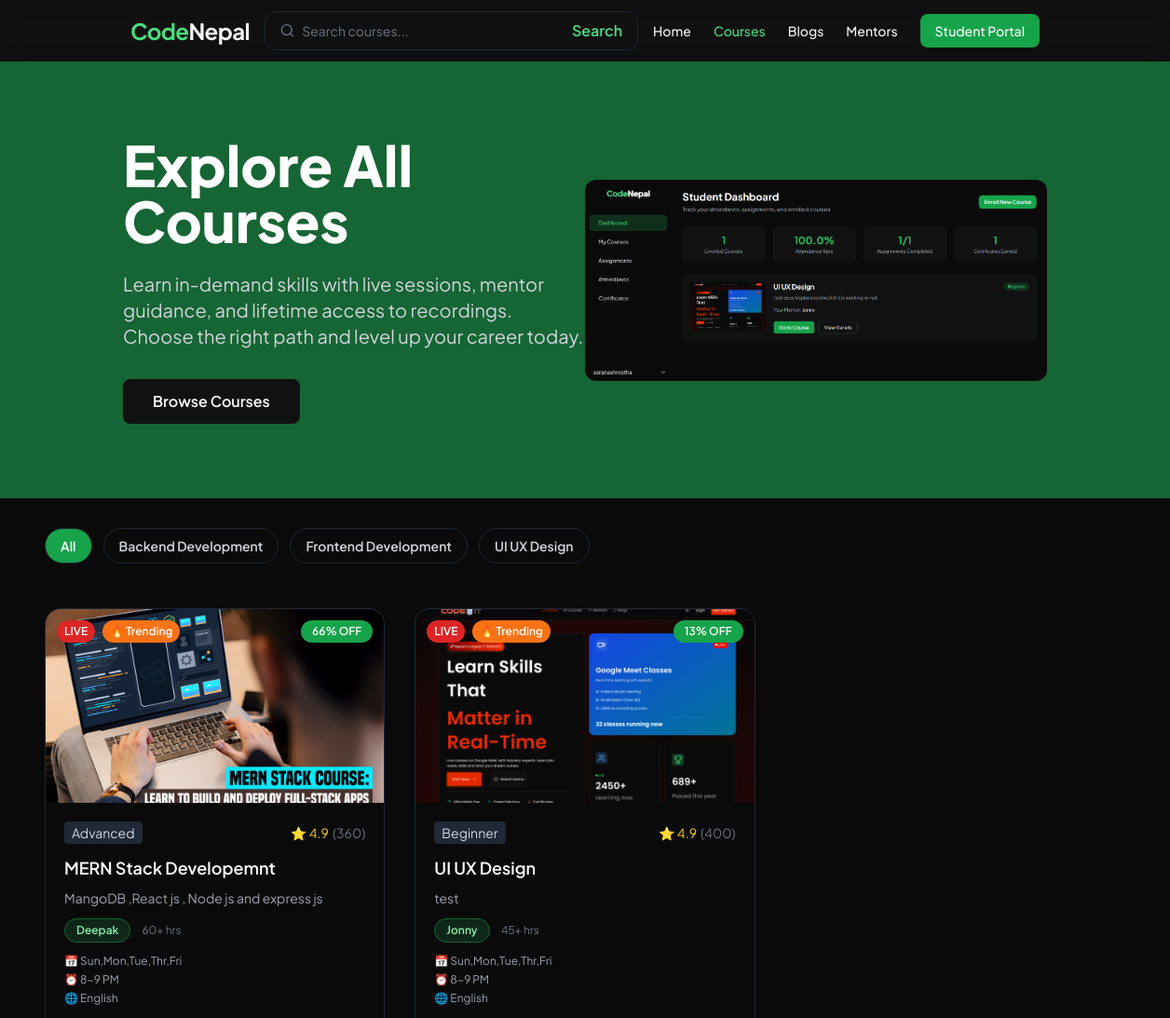
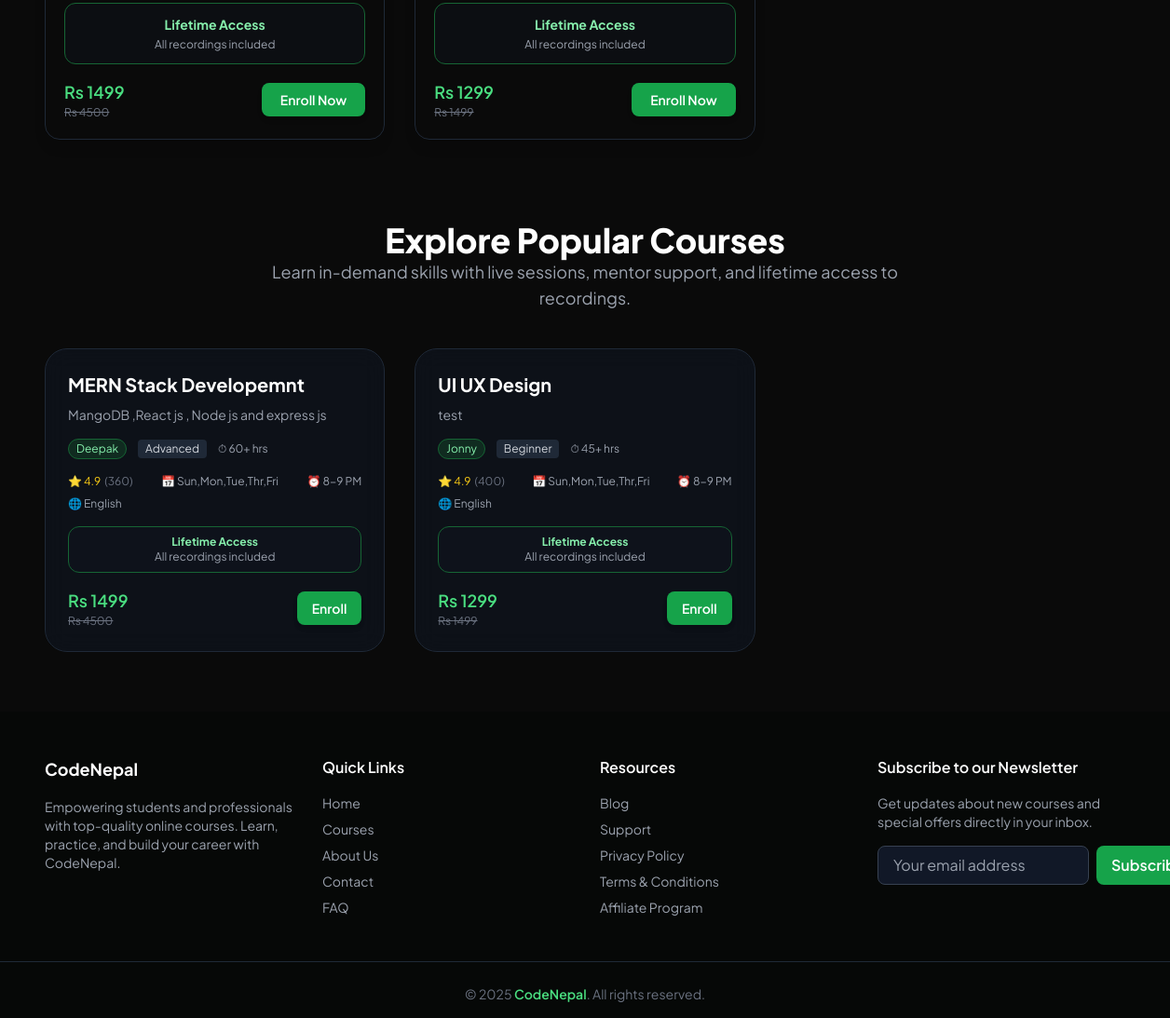
Screenshot of /courses/all-courses/ with the database file from the repository (2 pictures, top to bottom).
### courses/models.py (models this page shows, shortened)
class Category(models.Model):
    name = models.CharField(max_length=100, unique=True)
    slug = models.SlugField(max_length=120, unique=True, blank=True)

class Course(models.Model):
    LEVEL_CHOICES = [
        ('beginner', 'Beginner'),
        ('intermediate', 'Intermediate'),
        ('advanced', 'Advanced'),
    ]
    LANGUAGE_CHOICES = [
        ('en', 'English'),
        ('np', 'Nepali'),
        ('en_np', 'English & Nepali'),
    ]
    id = models.UUIDField(primary_key=True, default=uuid.uuid4, editable=False)
    mentor = models.ForeignKey(
        settings.AUTH_USER_MODEL,
        on_delete=models.CASCADE,
        related_name='mentor_courses',
        limit_choices_to={'role': 'mentor'}
    )
    category = models.ForeignKey(Category, on_delete=models.SET_NULL, null=True, blank=True, related_name='courses')
    title = models.CharField(max_length=200)
    slug = models.SlugField(max_length=220, unique=True, blank=True)
    short_description = models.CharField(max_length=300, blank=True)
    description = models.TextField(blank=True)
    thumbnail = models.ImageField(
        upload_to='courses/thumbnails/',
        validators=[FileExtensionValidator(['jpg', 'jpeg', 'png', 'webp'])],
        blank=True,
        null=True
    )
    display_video = models.URLField(blank=True, help_text='Public intro video URL')
    duration_weeks = models.PositiveIntegerField(default=12)
    actual_price = models.DecimalField(max_digits=8, decimal_places=2)
    discounted_price = models.DecimalField(max_digits=8, decimal_places=2, default=0)
    is_discount_active = models.BooleanField(default=False)
    start_date = models.DateField()
    live_days = models.CharField(max_length=100, help_text="e.g., Mon, Wed, Fri")
    live_time = models.CharField(max_length=50, help_text="e.g., 7 - 9 PM")
    total_hours = models.PositiveIntegerField(default=0, help_text="Total course hours")
    language = models.CharField(max_length=10, choices=LANGUAGE_CHOICES, default='en')
    level = models.CharField(max_length=20, choices=LEVEL_CHOICES, default='beginner')
    total_seats = models.PositiveIntegerField(default=20)
    enrolled_students = models.PositiveIntegerField(default=0)
    is_live = models.BooleanField(default=True)
    is_published = models.BooleanField(default=False)
    created_at = models.DateTimeField(auto_now_add=True)
    updated_at = models.DateTimeField(auto_now=True)
    rating_avg = models.DecimalField(max_digits=3, decimal_places=2, default=0)
    rating_count = models.PositiveIntegerField(default=0)
    def discount_percentage(self):
        if self.is_discount_active and self.discounted_price < self.actual_price:
            return int(100 - (self.discounted_price / self.actual_price) * 100)
        return 0

### users/models.py (models this page shows, shortened)
class User(AbstractUser):
    ROLE_CHOICES = (
        ('student', 'Student'),
        ('mentor', 'Mentor'),
        ('admin', 'Admin'),
    )
    role = models.CharField(max_length=10, choices=ROLE_CHOICES, default='student')

### courses/views.py (the view)
# urls.py: path('all-courses/', views.all_courses, name='all_courses'),
def all_courses(request):
    courses = Course.objects.filter(is_published=True).order_by('-created_at')
    categories = Category.objects.all().order_by('name')
    query = request.GET.get('q', '')
    if query:
        courses = courses.filter(
            Q(title__icontains=query) |
            Q(short_description__icontains=query) |
            Q(description__icontains=query)
        )
    category_slug = request.GET.get('category', '')
    if category_slug:
        courses = courses.filter(category__slug=category_slug)
    sort_option = request.GET.get('sort', 'latest')
    if sort_option == 'popular':
        courses = courses.order_by('-rating_count', '-rating_avg')
    elif sort_option == 'price_low':
        courses = courses.order_by('discounted_price' if courses.filter(is_discount_active=True).exists() else 'actual_price')
    elif sort_option == 'price_high':
        courses = courses.order_by('-discounted_price' if courses.filter(is_discount_active=True).exists() else '-actual_price')
    else:  # latest
        courses = courses.order_by('-created_at')
    context = {
        'courses': courses,
        'categories': categories,
    }
    return render(request, 'courses/all_courses.html', context)

### templates/courses/all_courses.html (shortened to what this page needs)
{% extends 'base.html' %}
{% load static %}
{% block content %}
{% include 'includes/nav.html' %}
<section class="relative bg-green-800">
  <div class="container mx-auto px-4 py-20 flex flex-col lg:flex-row items-center lg:justify-between">
    <div class="lg:w-1/2 mb-12 lg:mb-0">
      <h1 class="text-5xl md:text-6xl font-extrabold text-white mb-6 leading-tight">
        Explore All Courses
      </h1>
      <p class="text-gray-300 text-lg md:text-xl mb-8 max-w-lg">
        Learn in-demand skills with live sessions, mentor guidance, and lifetime access to recordings. Choose the right path and level up your career today.
      </p>
      <a href="#courses-grid" class="inline-block px-8 py-3 bg-[#111111] text-white font-semibold rounded-lg hover:bg-green-600 transition">
        Browse Courses
      </a>
    </div>
    <div class="lg:w-1/2 flex justify-center lg:justify-end">
      <img src="{% static 'images/about.png' %}" alt="Learning Illustration" class="w-full max-w-md lg:max-w-lg rounded-xl  animate-fadeInRight">
    </div>
  </div>
</section>
<section class=" text-gray-100 py-6 px-6 md:px-12">
  <div class="max-w-7xl mx-auto mt-2 mb-12 flex flex-wrap gap-3">
    <a href="{% url 'all_courses' %}"
       class="px-4 py-2 rounded-full border border-gray-800 text-sm font-semibold
              {% if not request.GET.category %}bg-green-600 text-white{% else %}text-gray-300{% endif %}
              hover:bg-green-700 hover:text-white transition">
      All
    </a>
    {% for cat in categories %}
      <a href="?category={{ cat.slug }}{% if request.GET.q %}&q={{ request.GET.q }}{% endif %}"
         class="px-4 py-2 rounded-full border border-gray-800 text-sm font-semibold
                {% if request.GET.category == cat.slug %}bg-green-600 text-white{% else %}text-gray-300{% endif %}
                hover:bg-green-700 hover:text-white transition">
        {{ cat.name }}
      </a>
    {% endfor %}
  </div>
  <div class="max-w-7xl mx-auto">
    {% if courses %}
      <div class="grid grid-cols-1 sm:grid-cols-2 lg:grid-cols-3 xl:grid-cols-4 gap-8">
        {% for course in courses %}
        <div class="group bg-[#0a0a0a] backdrop-blur-md border border-gray-800 rounded-2xl overflow-hidden shadow-lg hover:shadow-green-900/50 hover:-translate-y-1 transition-all duration-300 flex flex-col relative">
          <div class="relative w-full h-44 sm:h-52 overflow-hidden rounded-t-2xl">
            {% if course.thumbnail %}
              <img src="{{ course.thumbnail.url }}" alt="{{ course.title }}"
                   class="absolute inset-0 w-full h-full object-cover transition-transform duration-500 group-hover:scale-105">
            {% else %}
              <div class="absolute inset-0 bg-gray-800 flex items-center justify-center text-gray-500 text-sm">
                No Image
              </div>
            {% endif %}
            <div class="absolute top-3 left-3 flex gap-2">
              {% if course.is_live %}
                <span class="bg-red-600 text-white text-xs font-semibold px-2 py-1 rounded-full shadow">LIVE</span>
              {% endif %}
              {% if course.is_discount_active %}
                <span class="bg-orange-500 text-white text-xs font-semibold px-2 py-1 rounded-full shadow">🔥 Trending</span>
              {% endif %}
            </div>
            {% if course.is_discount_active %}
              <div class="absolute top-3 right-3 bg-green-600 text-white text-xs font-semibold px-3 py-1 rounded-full">
                {{ course.discount_percentage }}% OFF
              </div>
            {% endif %}
          </div>
          <div class="flex flex-col flex-grow p-5 text-gray-200">
            <div class="flex justify-between items-center text-sm mb-3">
              <span class="bg-gray-800 text-gray-300 px-2 py-0.5 rounded">{{ course.get_level_display }}</span>
              {% if course.rating_avg %}
                <span class="text-yellow-400 flex items-center gap-1">
                  ⭐ {{ course.rating_avg|floatformat:1 }}
                  <span class="text-gray-500">({{ course.rating_count }})</span>
                </span>
              {% endif %}
            </div>
            <h3 class="text-lg font-semibold mb-2 text-white line-clamp-2 group-hover:text-green-400 transition">
              {{ course.title }}
            </h3>
            <p class="text-gray-400 text-sm mb-3 line-clamp-3">{{ course.short_description|truncatechars:90 }}</p>
            {% if course.mentor %}
              <div class="flex items-center gap-3 mb-3">
                <div class="bg-green-900/40 border border-green-800 text-green-300 text-xs font-semibold rounded-full px-3 py-1">
                  {{ course.mentor.get_short_name|default:course.mentor.username }}
                </div>
                <span class="text-gray-500 text-xs">{{ course.total_hours }}+ hrs</span>
              </div>
            {% endif %}
            <div class="text-xs text-gray-400 space-y-1 mb-4">
              {% if course.live_days %}<p>📅 {{ course.live_days }}</p>{% endif %}
              {% if course.live_time %}<p>⏰ {{ course.live_time }}</p>{% endif %}
              {% if course.get_language_display %}<p>🌐 {{ course.get_language_display }}</p>{% endif %}
            </div>
            <div class="bg-gray-900/30 border border-green-800 rounded-xl p-3 text-center text-sm text-green-300 mb-4">
              <strong>Lifetime Access</strong><br>
              <span class="text-gray-400 text-xs">All recordings included</span>
            </div>
            <div class="flex justify-between items-center mt-auto">
              <div>
                {% if course.is_discount_active %}
                  <p class="text-green-400 text-lg font-semibold">Rs {{ course.discounted_price|floatformat:0 }}</p>
                  <p class="text-gray-500 text-xs line-through">Rs {{ course.actual_price|floatformat:0 }}</p>
                {% else %}
                  <p class="text-green-400 text-lg font-semibold">Rs {{ course.actual_price|floatformat:0 }}</p>
                {% endif %}
              </div>
              <a href="{% url 'course_detail' course.slug %}"
                 class="bg-green-600 hover:bg-green-700 text-white text-sm font-semibold px-5 py-2 rounded-lg transition duration-300 shadow-md">
                Enroll Now
              </a>
            </div>
          </div>
        </div>
        {% endfor %}
      </div>
    {% else %}
      <p class="text-gray-400 text-center mt-10 text-lg">No courses available right now.</p>
    {% endif %}
  </div>
</section>
<section class="bg-[#0a0a0a] text-gray-100 py-16 px-6 md:px-12">
  <div class="max-w-7xl mx-auto">
    <div class="text-center mb-10">
      <h2 class="text-3xl md:text-4xl font-extrabold text-white">Explore Popular Courses</h2>
      <p class="text-gray-400 text-base md:text-lg max-w-2xl mx-auto">
        Learn in-demand skills with live sessions, mentor support, and lifetime access to recordings.
      </p>
    </div>
    <div id="coursesGrid" class="grid grid-cols-1 sm:grid-cols-2 lg:grid-cols-3 xl:grid-cols-3 gap-8">
      {% include 'courses/course_cards_partial.html' %}
    </div>
  </div>
</section>
{% include 'includes/footer.html' %}
{% endblock %}

### templates/courses/course_cards_partial.html
{% if courses %}
  {% for course in courses %}
  <div class="group relative bg-gray-900/50 backdrop-blur-md border border-gray-800 rounded-3xl p-6 flex flex-col justify-between hover:shadow-2xl hover:shadow-green-900/50 transition-all duration-500">
    <h3 class="text-lg md:text-xl font-bold mb-2 text-white line-clamp-2 group-hover:text-green-400 transition-all">
      {{ course.title }}
    </h3>
    <p class="text-gray-400 text-sm mb-4 line-clamp-3">
      {{ course.short_description|default:"No description available." }}
    </p>
    <div class="flex flex-wrap justify-start items-center text-xs text-gray-400 gap-3 mb-4">
      {% if course.mentor %}
      <span class="bg-green-900/40 border border-green-800 text-green-300 px-2 py-0.5 rounded-full">
        {{ course.mentor.get_short_name|default:course.mentor.username }}
      </span>
      {% endif %}
      <span class="bg-gray-800 text-gray-300 px-2 py-0.5 rounded">{{ course.get_level_display }}</span>
      {% if course.total_hours %}<span>⏱ {{ course.total_hours }}+ hrs</span>{% endif %}
    </div>
    <div class="flex flex-wrap justify-between items-center mb-4 text-xs text-gray-400 gap-2">
      {% if course.rating_avg %}
        <span class="text-yellow-400 flex items-center gap-1">
          ⭐ {{ course.rating_avg|floatformat:1 }} <span class="text-gray-500">({{ course.rating_count }})</span>
        </span>
      {% endif %}
      {% if course.live_days %}<span>📅 {{ course.live_days }}</span>{% endif %}
      {% if course.live_time %}<span>⏰ {{ course.live_time }}</span>{% endif %}
      {% if course.get_language_display %}<span>🌐 {{ course.get_language_display }}</span>{% endif %}
    </div>
    <div class="bg-gray-900/30 border border-green-800 rounded-xl p-2 text-center text-xs text-green-300 mb-4">
      <strong>Lifetime Access</strong><br>
      <span class="text-gray-400">All recordings included</span>
    </div>
    <div class="flex justify-between items-center mt-auto flex-wrap gap-2">
      <div>
        {% if course.is_discount_active %}
          <p class="text-green-400 text-lg font-semibold">Rs {{ course.discounted_price|floatformat:0 }}</p>
          <p class="text-gray-500 text-xs line-through">Rs {{ course.actual_price|floatformat:0 }}</p>
        {% else %}
          <p class="text-green-400 text-lg font-semibold">Rs {{ course.actual_price|floatformat:0 }}</p>
        {% endif %}
      </div>
      <a href="{% url 'course_detail' course.slug %}" class="bg-green-600 hover:bg-green-700 text-white text-sm font-semibold px-4 py-2 rounded-lg transition duration-300 shadow-md">
        Enroll
      </a>
    </div>
  </div>
  {% endfor %}
{% else %}
  <p class="text-gray-400 text-center mt-10 text-lg col-span-full">No courses available.</p>
{% endif %}

### rows the page displays
Category: name "Backend Development"
Category: name "Frontend Development"
Category: name "UI UX Design"
Course: thumbnail (picture), is_live "LIVE", shows "🔥 Trending", discount_percentage "66", level "Advanced", rating_avg "4.9", rating_count "360", title "MERN Stack Developemnt", short_description "MangoDB ,React js , Node js and express js", mentor.get_short_name "Deepak", total_hours "60", live_days "Sun,Mon,Tue,Thr,Fri", live_time "8-9 PM", language "English", discounted_price "1499", actual_price "4500"
Course: thumbnail (picture), is_live "LIVE", shows "🔥 Trending", discount_percentage "13", level "Beginner", rating_avg "4.9", rating_count "400", title "UI UX Design", short_description "test", mentor.get_short_name "Jonny", total_hours "45", live_days "Sun,Mon,Tue,Thr,Fri", live_time "8-9 PM", language "English", discounted_price "1299", actual_price "1499"
